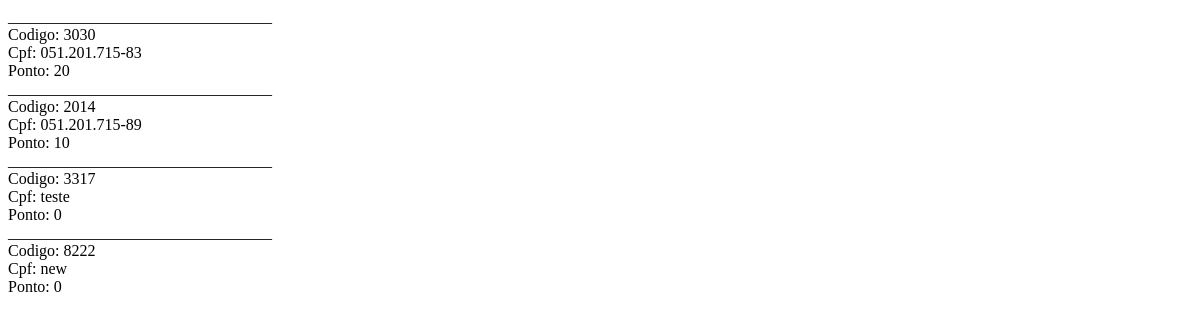
The app's page /lista, older data.
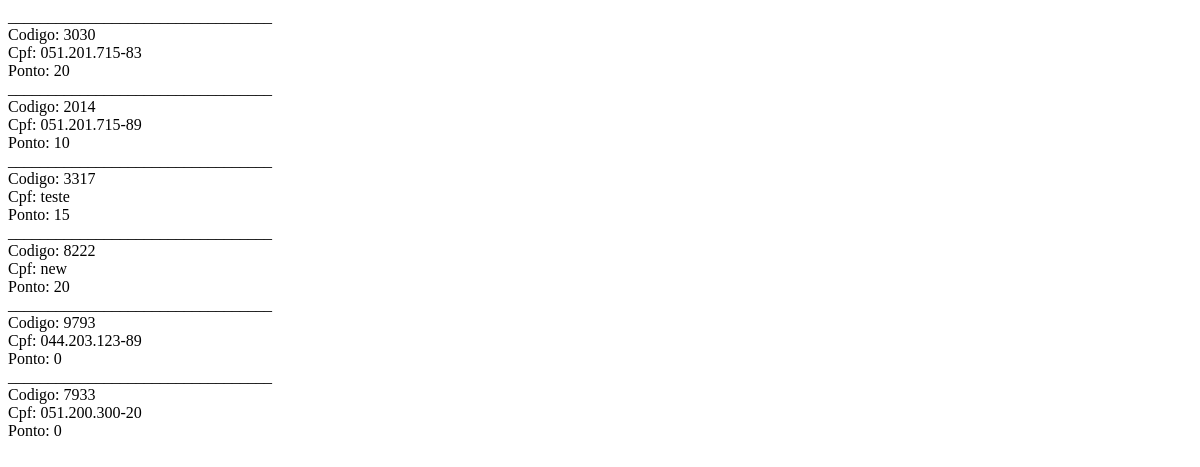
The same page, newer data.
### tables this page shows
CREATE TABLE usuarios(
        id INTEGER NOT NULL PRIMARY KEY AUTOINCREMENT,
        cpf TEXT NOT NULL,celular TEXT NOT NULL,
        codigo TEXT NOT NULL,ponto INTEGER NOT NULL);

### pagina.py (the view)
@app.route('/lista')
def lista():
    listaUsuario = Usuario().queryUser()
    return render_template('lista.html',dados = listaUsuario)

### main.py (called while the page is built)
    def queryUser(self):
        lista = []
        consulta = self.c.execute("SELECT * FROM usuarios")
        for i in consulta:
            lista.append(i)
        return lista

### templates/lista.html (shortened to what this page needs)
<!DOCTYPE html>
<html lang="en">
<head>
</head>
<body>
   {%for lista in dados%}
    _________________________________<br>
        Codigo: {{lista[3]}}<br>
        Cpf: {{lista[1]}}<br>
        Ponto: {{lista[4]}}<br>
    {%endfor%}
</body>
</html>

Row changes from the older to the newer data that the page shows:
changed usuarios "teste": ponto "0" → "15"
changed usuarios "new": ponto "0" → "20"
added usuarios: codigo "9793", cpf "044.203.123-89", ponto "0"
added usuarios: codigo "7933", cpf "051.200.300-20", ponto "0"
